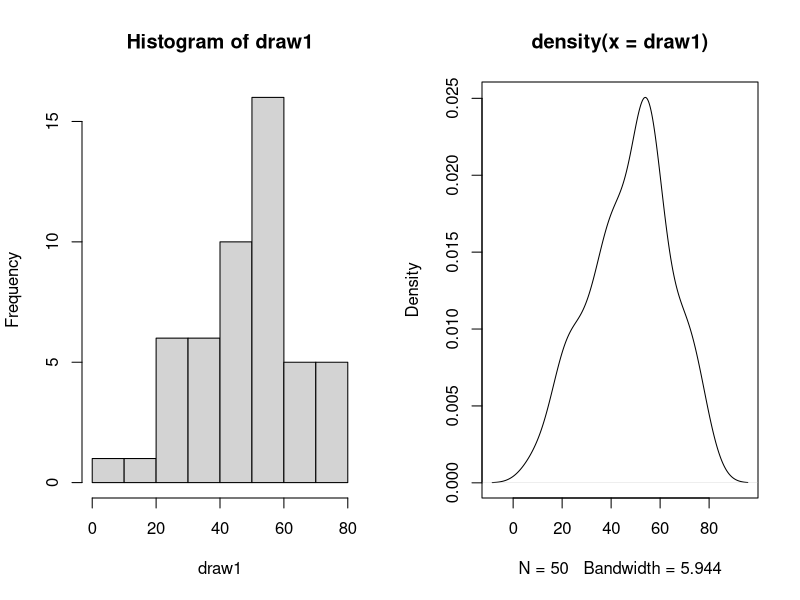
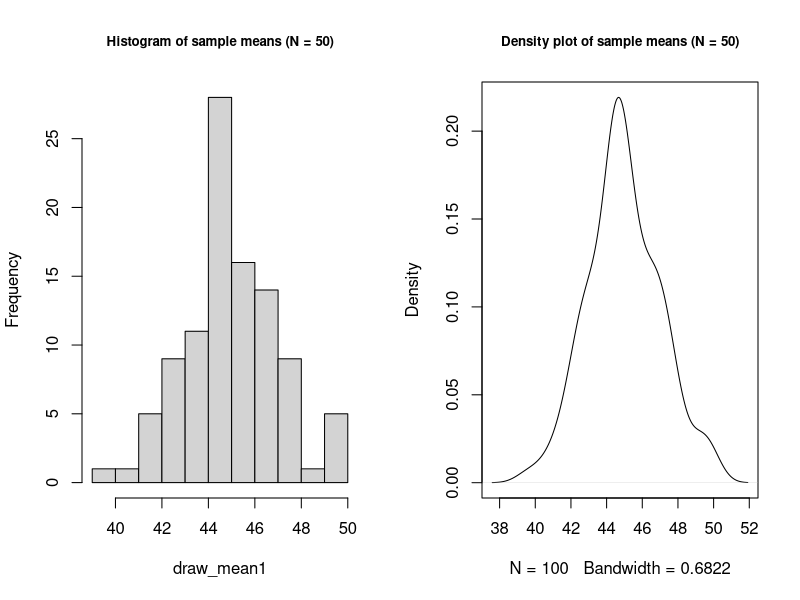

These figures' R source, in order:
## ---- chunk 1
knitr::opts_chunk$set(echo = TRUE)
## ---- chunk 2
# Set.seed allows reproducible results when using random sampling functions 
set.seed(12345)

# Draw 50 observations and take the mean of the draw 
N <- 50 # Storing the number of observations

# A sample of 50 observations from a normal(45,15) distribution
draw1 <- rnorm(n=50, mean=45, sd=15) 
mean(draw1) # Computes the mean of the draw

par(mfrow=c(1,2))
hist(draw1) # Plots a histogram of the draw
plot(density(draw1)) # Creates a density plot of the draw
## ---- chunk 3
N <- 50 # Set the size of sample
ITER <- 100 # Set the number of iterations (i.e., number of samples)

# Create empty vector of length ITER to store results 
draw_mean1 <- rep(NA, length=ITER)

# Creates a loop to draw 20 observations from the simulated data (dat1), takes the mean of the 20 observations, and stores the mean and repeates this, over the loop, ITER times (in this case 50 times)
for (i in 1:ITER){
  draw_mean1[i] <- mean(rnorm(n=50, mean=45, sd=15) )
}

# This should be close to 45
mean(draw_mean1)

# This should be close to 2.12
sd(draw_mean1)

par(mfrow=c(1,2))
# Plots a histogram of the sample means
hist(draw_mean1, main="Histogram of sample means (N = 50)", cex.main = 0.8)
# Creates a density plot of the sample means 
plot(density(draw_mean1), main = "Density plot of sample means (N = 50)", cex.main = 0.8)
## ---- chunk 4
## Insert your code here
## ---- chunk 5
## Insert your code here
## ---- chunk 6
## Insert your code here
## ---- chunk 7
# Sampling distribution of the mean from a uniform(0,1) distribution (samp size=50) 

 # Set the size of sample 
 # Set the number of iterations for the size of the sampling distribution 

draw_mean_unif <- # insert code here to initialize an empty vector


for (i in 1:ITER){
  # Insert code here to sample 50 values from a uniform(0,1) distribution
  # And save the mean of those values in the ith location of draw_mean_unif
}

# Calculate the mean of draw_mean_unif

# Calculate the standard deviation of draw_mean_unif 

# Plot a histogram of draw_mean_unif

# Plot a smoothed density plot of draw_mean_unif

